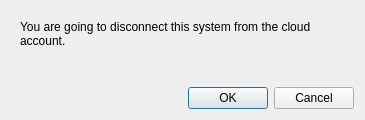
<?xml version="1.0" encoding="UTF-8"?>
<ui version="4.0">
 <class>QnUnlinkFromCloudDialog</class>
 <widget class="QDialog" name="QnUnlinkFromCloudDialog">
  <property name="geometry">
   <rect>
    <x>0</x>
    <y>0</y>
    <width>365</width>
    <height>120</height>
   </rect>
  </property>
  <property name="windowTitle">
   <string>Unlink from Cloud</string>
  </property>
  <layout class="QVBoxLayout" name="verticalLayout">
   <item>
    <widget class="QStackedWidget" name="stackedWidget">
     <widget class="QWidget" name="confirmationPage">
      <layout class="QVBoxLayout" name="verticalLayout_2">
       <item alignment="Qt::AlignTop">
        <widget class="QLabel" name="label">
         <property name="text">
          <string>You are going to disconnect this system from the cloud account.</string>
         </property>
         <property name="wordWrap">
          <bool>true</bool>
         </property>
        </widget>
       </item>
      </layout>
     </widget>
     <widget class="QWidget" name="failurePage">
      <layout class="QVBoxLayout" name="verticalLayout_3">
       <item>
        <widget class="QLabel" name="errorLabel">
         <property name="text">
          <string>Error</string>
         </property>
        </widget>
       </item>
       <item>
        <widget class="QLabel" name="errorMessageLabel">
         <property name="text">
          <string>Can not disconnect this system from the cloud account</string>
         </property>
         <property name="wordWrap">
          <bool>true</bool>
         </property>
        </widget>
       </item>
       <item>
        <spacer name="verticalSpacer">
         <property name="orientation">
          <enum>Qt::Vertical</enum>
         </property>
         <property name="sizeHint" stdset="0">
          <size>
           <width>20</width>
           <height>40</height>
          </size>
         </property>
        </spacer>
       </item>
      </layout>
     </widget>
    </widget>
   </item>
   <item>
    <widget class="QDialogButtonBox" name="buttonBox">
     <property name="standardButtons">
      <set>QDialogButtonBox::Cancel|QDialogButtonBox::Ok</set>
     </property>
    </widget>
   </item>
  </layout>
 </widget>
 <resources/>
 <connections/>
</ui>
